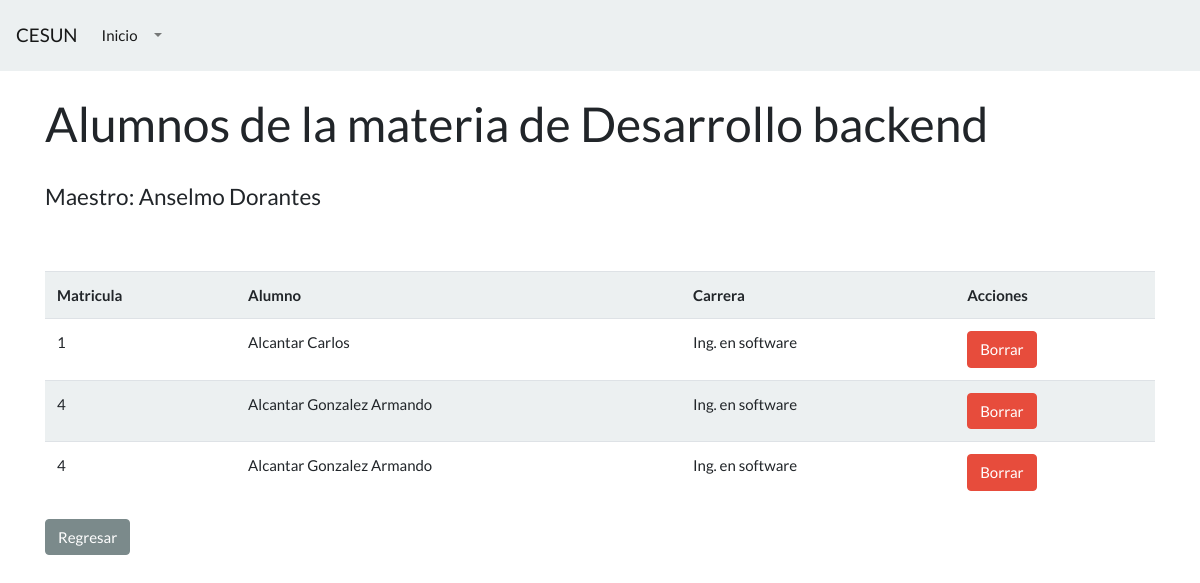
The page /AlumnosDelGrupo/5 (signed in) on the database its author committed.
### aplicacion/models.py (models this page shows, shortened)
class Materia(models.Model):
    nombre=models.CharField(max_length=100)
    creditos=models.IntegerField()
    maestro=models.ForeignKey(Docente, on_delete=models.CASCADE)
    def __str__(self):
        return self.nombre

class Docente(models.Model):
    nombre=models.CharField(max_length=100)
    apellido=models.CharField(max_length=100)
    def __str__(self):
        return self.nombre+ ' ' + self.apellido

class Grupo(models.Model):
    materia=models.ForeignKey(Materia, on_delete=models.CASCADE)
    alumno=models.ForeignKey(Alumno, on_delete=models.CASCADE)

class Alumno(models.Model):
    nombre=models.CharField(max_length=100)
    apellido=models.CharField(max_length=100)
    carrera=models.ForeignKey(Carrera, on_delete=models.CASCADE)

class Carrera(models.Model):
    nombre=models.CharField(max_length=100)
    def __str__(self):
        return self.nombre

### aplicacion/views.py (the view)
# urls.py: path('AlumnosDelGrupo/<int:materia>', views.AlumnosDelGrupo, name="GrupoDetalle"),
@login_required
def AlumnosDelGrupo(request, materia):
    materia=Materia.objects.get(id=materia)
    grupos=Grupo.objects.filter(materia=materia.id)
    queryset={
        'materia':materia,
        'grupos':grupos
    }
    return render(request, 'grupoDetalle.html', queryset)

### aplicacion/templates/grupoDetalle.html
{% extends 'base.html' %}
{% block contenido %}
<h1>Alumnos de la materia de {{materia}}</h1>
<br>
<h4>Maestro: {{materia.maestro}}</h4>
<br>
<br>
<table class="table table-striped mt-2">
    <th>Matricula</th>
    <th>Alumno</th>
    <th>Carrera</th>
    <th>Acciones</th>
    {% for grupo in grupos %}
    <tr>
        <td>{{grupo.alumno.id}}</td>
        <td>{{grupo.alumno.apellido}} {{grupo.alumno.nombre}}</td>
        <td>{{grupo.alumno.carrera}}</td>
        <td><a class="btn btn-danger" href="{% url 'borrarAlumnoGrupo' grupo.id materia.id %}">Borrar</a></td>
    </tr>
    {% endfor %}
</table>
<a class="btn btn-dark" href="{% url 'Grupos' %}">Regresar</a>
{% endblock contenido %}

### templates/base.html (shortened to what this page needs)
<!doctype html>
<html lang="en">
  <head>
    <link rel="stylesheet" href="https://bootswatch.com/4/flatly/bootstrap.min.css">
    <link rel="stylesheet" href="https://use.fontawesome.com/releases/v5.7.2/css/all.css">
  </head>
  <body>
    <nav class="navbar navbar-expand-sm navbar-light bg-light">
      <a class="navbar-brand" href="#">CESUN</a>
    {% if user.is_authenticated %}
  <div class="collapse navbar-collapse" id="collapsibleNavId">
    <ul class="navbar-nav mr-auto mt-2 mt-lg-0">
      <li class="nav-item active">
        <a class="nav-link" href="{% url 'inicio' %}">Inicio <span class="sr-only">(current)</span></a>
      </li>
      <li class="nav-item dropdown">
        <a class="nav-link dropdown-toggle" href="#" id="dropdownId" data-toggle="dropdown" aria-haspopup="true" aria-expanded="false"></a>
      </li>
    </ul>
  </div>
  {% endif %}
</nav>
    <div class="container mt-4">
      {% block contenido %}
      {% endblock contenido %}
    </div>
  </body>
</html>

### rows shown on the page
Materia: nombre "Desarrollo backend", maestro "Anselmo Dorantes"
Grupo: alumno.id "1", alumno.apellido "Alcantar", alumno.nombre "Carlos", alumno.carrera "Ing. en software"
Grupo: alumno.id "4", alumno.apellido "Alcantar Gonzalez", alumno.nombre "Armando", alumno.carrera "Ing. en software"
Grupo: alumno.id "4", alumno.apellido "Alcantar Gonzalez", alumno.nombre "Armando", alumno.carrera "Ing. en software"
